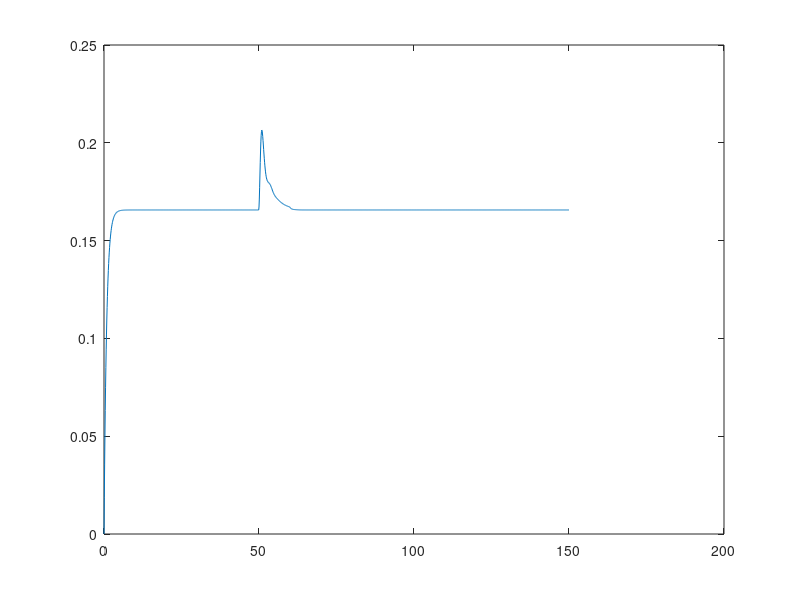

Write MATLAB code to recreate this figure.
clearvars
close all

d = 6; %dimension of the annihilation and creation operator
J = 1;
aa = diag(sqrt(1:d-1),1); %annihilation operator
W = rand(1,2);
dt = 0.1;
T = 0:dt:150;
gamma = 1;
P = 0.2; %Incohernet pumping
swtich_H_I = 1;

gs = [0;1]; %Ground state
es = [1;0]; %Excited state

sig_z = [1,0;0,-1];
sig_m = [0,0;1,0];
sig_p = [0,1;0,0];

I_a = eye(d);
I_b = eye(2);
b1 = kron(sig_m, kron(I_b, I_a));
b2 = kron(I_b, kron(sig_m, I_a));
A = kron(I_b, kron(I_b,aa));

H_R = J*(b1'*b2 + b2'*b1);
H_I = W(1)*(A'*b1 + b1'*A) + W(2)*(A'*b2 + b2'*A );

% I_a = eye(d);
a1 = aa;

theta = 1.9605;
s = 0.1651;
phi = 0.5+pi/10;

alpha = s*sin(phi);
a = abs(alpha)*exp(1i*theta);

% Matrix exponential : expm
S = expm(0.5*(a'*a1*a1 - a*a1'*a1')); 


psi = kron(gs,gs); %reservoir 1 : excited, reservoir 2 : ground
Rho_b = psi*psi';


% n_bar = s^2 * (cos(phi))^2 ;
n_bar = 0.5;

for i=1:d
    rho_th(i) = (1/(1 + n_bar)) * (n_bar/(1 + n_bar))^(i-1);
    % Rho_th = Rho_th + rho_th * kron(I_a(:,i+1),I_a(:,i+1));
end

rho_th = diag(rho_th);
rho_sq_th = S*rho_th*conj(S);
rho = kron(Rho_b, rho_sq_th);
[trace(rho), trace(rho_sq_th),trace(rho*b1'*b1)]

% rho_th = diag(rho_th);
% [trace(rho_th),trace(rho_th*a1'*a1)] %should be 1 and n_bar
% 
% rho_sq_th = S*rho_th*S';
% % rho_sq_th = S*rho_th*conj(S);
% [trace(rho_sq_th),trace(rho_sq_th*a1'*a1)] %should be 1 and n_bar


tau = 100;
for t=1:length(T)
    % Pe(t) = kron(es, If(:,1))'*rho*kron(es, If(:,1));
    % correlation(t) = trace(rho*A'*A'*A*A)/trace(rho*A'*A)^2;
    n1(t) = trace(rho*b1'*b1);
    n2(t) = trace(rho*b2'*b2);
    n_a(t) = trace(rho*A'*A); %this should be constant when u add cascade coupling term

    H = H_R + swtich_H_I * H_I.*(t>=500).*(t<500+tau);
    K1 = -1i*(H*rho - rho*H) + gamma/2*(2*b1*rho*b1' - rho*b1'*b1 - b1'*b1*rho) ...
                             + gamma/2*(2*b2*rho*b2' - rho*b2'*b2 - b2'*b2*rho) ...
                             + P/2*(2*b1'*rho*b1 - rho*b1*b1' - b1*b1'*rho)...
                             + P/2*(2*b2'*rho*b2 - rho*b2*b2' - b2*b2'*rho);
    rho1 = rho + 0.5*dt*K1;
    K2 = -1i*(H*rho1 - rho1*H) + gamma/2*(2*b1*rho1*b1' - rho1*b1'*b1 - b1'*b1*rho1) ...
                               + gamma/2*(2*b2*rho1*b2' - rho1*b2'*b2 - b2'*b2*rho1) ...
                               + P/2*(2*b1'*rho1*b1 - rho1*b1*b1' - b1*b1'*rho1) ...
                               + P/2*(2*b2'*rho1*b2 - rho1*b2*b2' - b2*b2'*rho1);
    rho2 = rho + 0.5*dt*K2;
    K3 = -1i*(H*rho2 - rho2*H) + gamma/2*(2*b1*rho2*b1' - rho2*b1'*b1 - b1'*b1*rho2) ...
                               + gamma/2*(2*b2*rho2*b2' - rho2*b2'*b2 - b2'*b2*rho2) ...
                               + P/2*(2*b1'*rho2*b1 - rho2*b1*b1' - b1*b1'*rho2) ...
                               + P/2*(2*b2'*rho2*b2 - rho2*b2*b2' - b2*b2'*rho2);
    rho3 = rho + dt*K3;
    K4 = -1i*(H*rho3 - rho3*H) + gamma/2*(2*b1*rho3*b1' - rho3*b1'*b1 - b1'*b1*rho3) ...
                               + gamma/2*(2*b2*rho3*b2' - rho3*b2'*b2 - b2'*b2*rho3) ...
                               + P/2*(2*b1'*rho3*b1 - rho3*b1*b1' - b1*b1'*rho3) ...
                               + P/2*(2*b2'*rho3*b2 - rho3*b2*b2' - b2*b2'*rho3);

    rho = rho + 1/6*dt*(K1+2*K2+2*K3+K4);
end


figure()
plot(T,abs(n1))
hold on
% plot(T,abs(n2))

